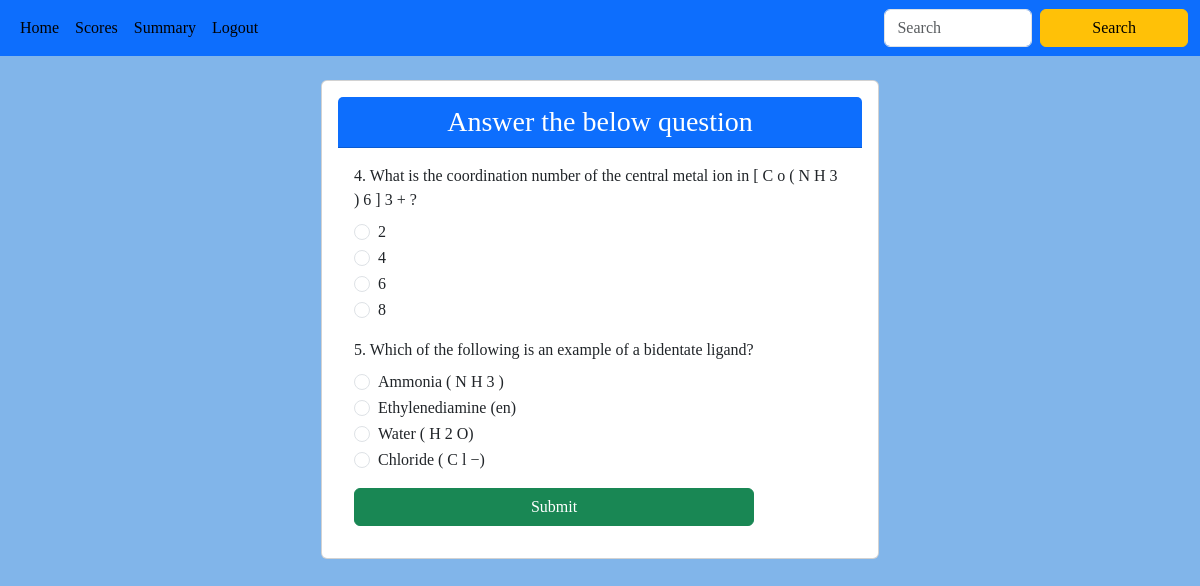
Screenshot of /start_quiz/2/2 (signed in) with the database file from the repository.
### backend/models.py (models this page shows)
class Question(db.Model):
    __tablename__ = 'question'
    id = db.Column(db.Integer, primary_key=True)
    quiz_id = db.Column(db.Integer, db.ForeignKey('quiz.id'), nullable=False, index=True)
    question_statement = db.Column(db.String(), nullable=False)
    option1 = db.Column(db.String(), nullable=False)
    option2 = db.Column(db.String(), nullable=False)
    option3 = db.Column(db.String(), nullable=False)
    option4 = db.Column(db.String(), nullable=False)
    correct_option = db.Column(db.String(), nullable=False)

### backend/controller.py (the view)
@app.route("/start_quiz/<quiz_id>/<id>", methods=["GET","POST"])
def start_quiz(id,quiz_id):
    quiz=Quiz.query.filter_by(id=quiz_id).first() #for the tiem validation
    questions=Question.query.filter_by(quiz_id=quiz_id).all()
    if request.method=="POST":
        timestamp=datetime.now(timezone.utc)
        score = 0
        count=0
        for question in questions:
            count+=1
            user_answer = request.form.get(f'{question.id}')
            if user_answer == question.correct_option:
                score += 1
        submit=Score(quiz_id=quiz_id,user_id=id,total_scored=score,time_stamp_of_attempt=timestamp)
        db.session.add(submit)
        db.session.commit()
        t_score=f"{score}"+"/"+f"{count}"
        return redirect(url_for("user_dashboard",id=id,msg="Thank you! Quiz Submission Successfully Your Score : "+t_score))
    elif quiz.date_of_quiz==date.today():
     return render_template("start_quiz.html" ,id=id,questions=questions,quiz_id=quiz_id)
    else:
        return redirect(url_for("user_dashboard",id=id,msg="Quiz not started yet"))

### templates/start_quiz.html
{% extends "user_layout.html" %}
{% block content %}
{%if questions%}
<div class="container mt-4">
    <div class="d-flex justify-content-center">
        <div class="card w-50">
            <div class="card-body">
                <div class="card-header text-center bg-primary text-white">
                    <h3 class="card-title mb-0">Answer the below question</h3>
                </div>
                <div class="card-body">
                    <form method="POST" action="/start_quiz/{{quiz_id}}/{{id}}">
                     {%for question in questions%}
                        <div class="mb-3">
                            <label class="form-label">{{question.id}}. {{question.question_statement}}</label>
                            <div class="form-check">
                                <input class="form-check-input" type="radio" name="{{question.id}}" value="{{question.option1}}">
                                <label class="form-check-label">{{question.option1}}</label>
                            </div>
                            <div class="form-check">
                                <input class="form-check-input" type="radio" name="{{question.id}}" value="{{question.option2}}">
                                <label class="form-check-label">{{question.option2}}</label>
                            </div>
                            <div class="form-check">
                                <input class="form-check-input" type="radio" name="{{question.id}}" value="{{question.option3}}">
                                <label class="form-check-label">{{question.option3}}</label>
                            </div>
                            <div class="form-check">
                                <input class="form-check-input" type="radio" name="{{question.id}}" value="{{question.option4}}">
                                <label class="form-check-label">{{question.option4}}</label>
                            </div>
                        </div>
                      {%endfor%}
                      <button type="submit" class="btn btn-success">Submit</button>
                    </form>
                </div>
            </div>
        </div>
    </div>
</div>
{% else %}
<div class="alert alert-info text-center mt-4">
    <h5>Quiz not started yet</h5>
    <a href="/user/{{id}}" class="btn btn-primary">Go Back</a>
</div>
{% endif %}
{% endblock %}

### static/main.css (style rules this page uses)
body { margin: 0; padding: 0; font-family:Georgia, 'Times New Roman', Times, serif; background-color: #81b5ea; }
button { width: 100%; max-width: 400px; padding: 8px; background-color: #007BFF; border: none; border-radius: 4px; color: #fff; font-size: 16px; cursor: pointer; }

### rows the page displays
Question: id "4", question_statement "What is the coordination number of the central metal ion in [ C o ( N H 3 ) 6 ] 3 + ?", option1 "2", option2 "4", option3 "6", option4 "8"
Question: id "5", question_statement "Which of the following is an example of a bidentate ligand?", option1 "Ammonia ( N H 3 )", option2 "Ethylenediamine (en)", option3 "Water ( H 2 O)", option4 "Chloride ( C l −)"
